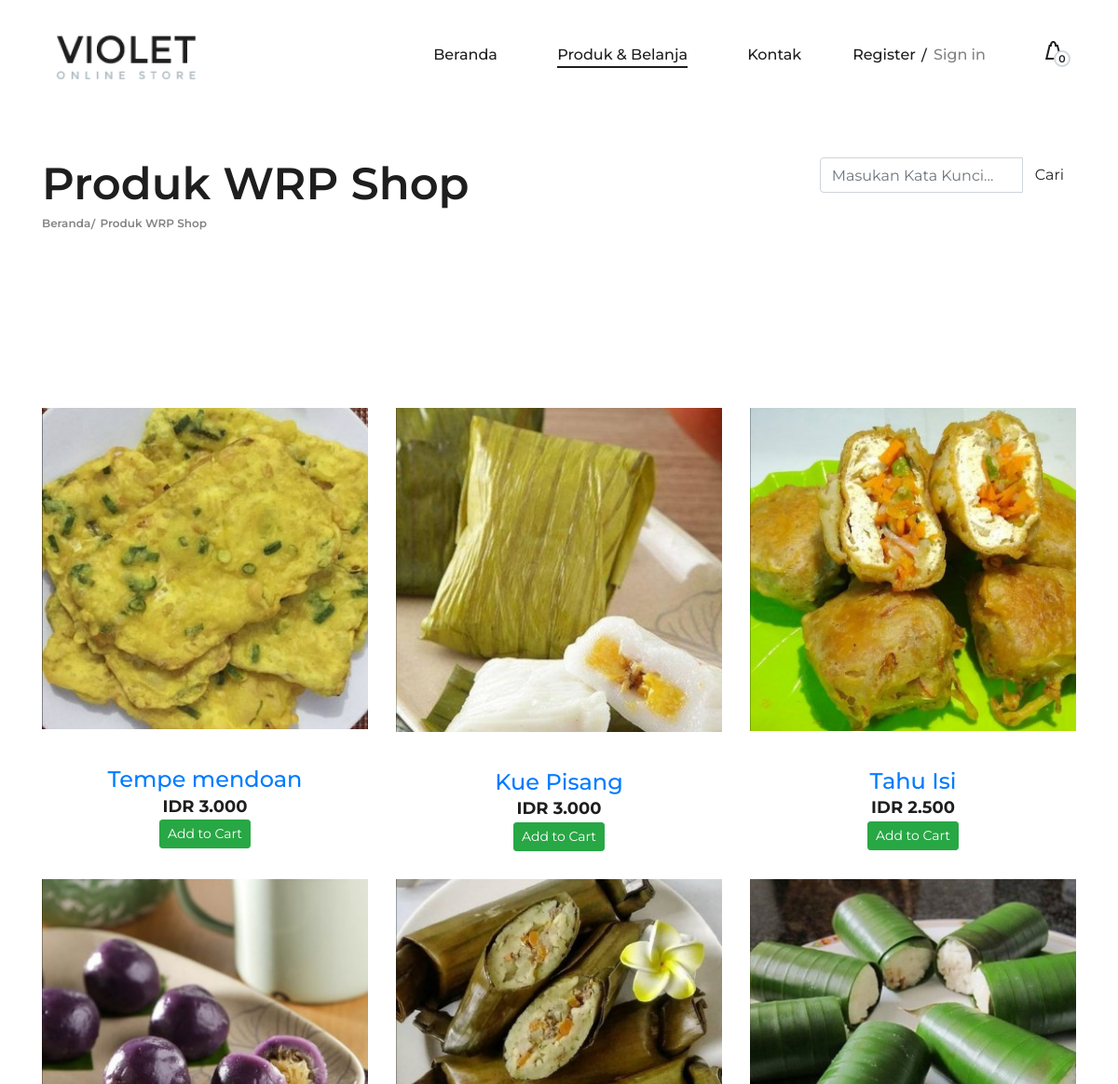
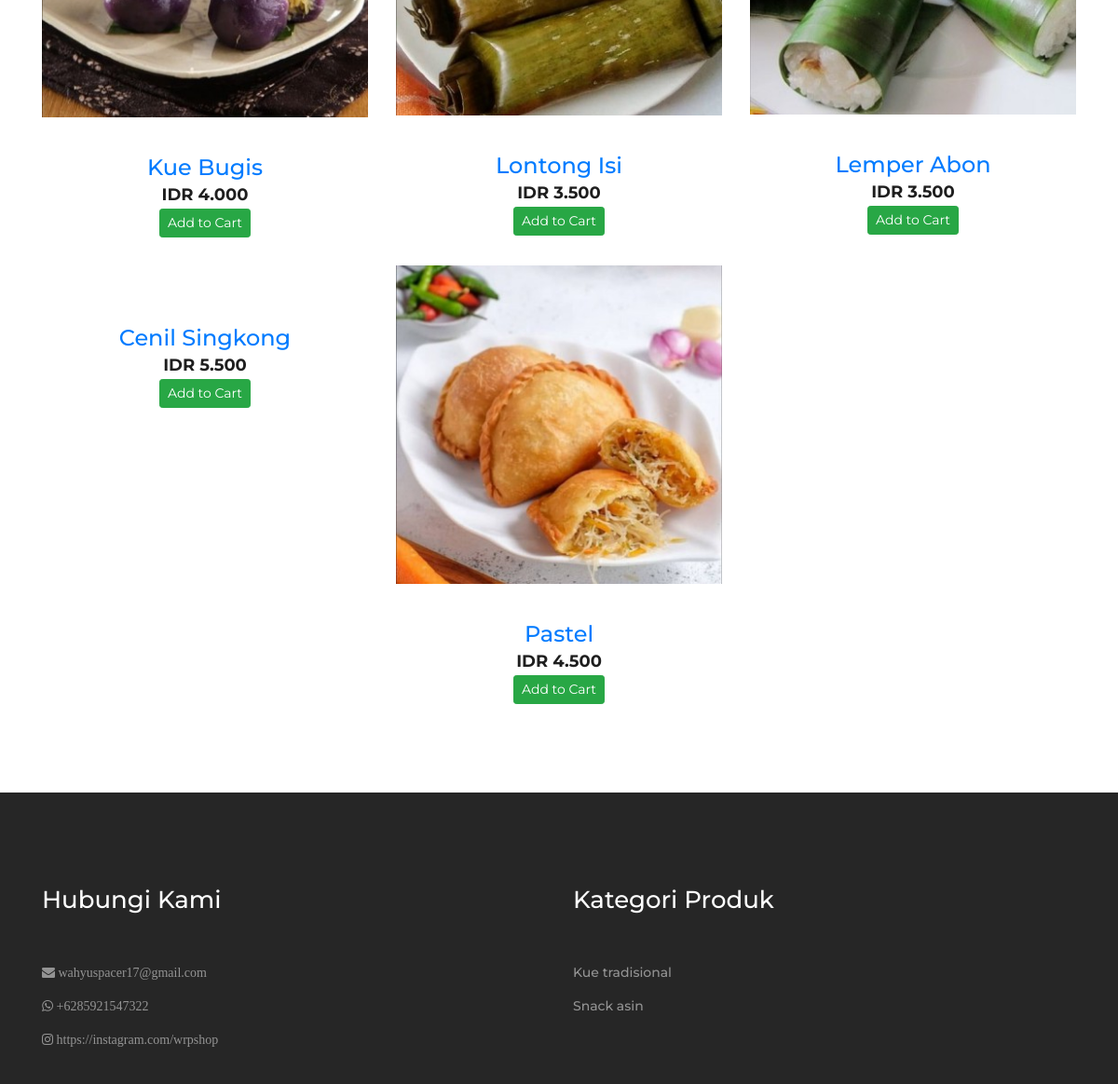
The app's page /index.php/produk with its own data (2 pictures, top to bottom).
### tables this page shows
CREATE TABLE `konfigurasi` (
  `id_konfigurasi` int(11) NOT NULL,
  `namaweb` varchar(255) NOT NULL,
  `tagline` varchar(255) DEFAULT NULL,
  `email` varchar(255) DEFAULT NULL,
  `website` varchar(255) DEFAULT NULL,
  `keywords` text DEFAULT NULL,
  `metatext` text DEFAULT NULL,
  `telepon` varchar(50) DEFAULT NULL,
  `alamat` varchar(300) DEFAULT NULL,
  `facebook` varchar(255) DEFAULT NULL,
  `instagram` varchar(255) DEFAULT NULL,
  `deskripsi` text DEFAULT NULL,
  `logo` varchar(255) DEFAULT NULL,
  `icon` varchar(255) DEFAULT NULL,
  `rekening_pembayaran` varchar(255) DEFAULT NULL,
  `tanggal_update` timestamp NOT NULL DEFAULT current_timestamp() ON UPDATE current_timestamp()
);

CREATE TABLE `produk` (
  `id_produk` int(11) NOT NULL,
  `id_user` int(11) NOT NULL,
  `id_kategori` int(11) NOT NULL,
  `kode_produk` varchar(20) NOT NULL,
  `nama_produk` varchar(255) NOT NULL,
  `slug_produk` varchar(255) NOT NULL,
  `keterangan` text NOT NULL,
  `keywords` text DEFAULT NULL,
  `harga` int(11) NOT NULL,
  `stok` int(11) DEFAULT NULL,
  `gambar` varchar(255) NOT NULL,
  `berat` float DEFAULT NULL,
  `ukuran` varchar(255) DEFAULT NULL,
  `status_produk` varchar(20) NOT NULL,
  `tanggal_post` datetime NOT NULL,
  `tanggal_update` timestamp NOT NULL DEFAULT current_timestamp()
);

CREATE TABLE `kategori` (
  `id_kategori` int(11) NOT NULL,
  `slug_kategori` varchar(255) NOT NULL,
  `nama_kategori` varchar(255) NOT NULL,
  `urutan` int(11) DEFAULT NULL,
  `tanggal_update` timestamp NOT NULL DEFAULT current_timestamp() ON UPDATE current_timestamp()
);

### application/views/layout/wrapper.php (called while the page is built, shortened)
<?php
require_once('head.php');
require_once('nav.php');
require_once('content.php');
require_once('footer.php');

### application/controllers/Produk.php (called while the page is built, shortened)
<?php
class Produk extends CI_Controller {
	public function __construct()
	{
		$this->load->model('produk_model');
		$this->load->model('kategori_model');
	}
	public function index()
	{
		$site 			  = $this->konfigurasi_model->listing();
		$listing_kategori = $this->produk_model->listing_kategori();
		$total            = $this->produk_model->total_produk();
		$this->load->library('pagination');
		$this->load->library('pagination');
		$config['base_url']         = base_url().'produk/index/';
		$config['total_rows']       = $total->total;
		$config['use_page_numbers'] = TRUE;
		$config['per_page']         = 9;
		$config['uri_segment']      = 3;
		$config['num_links']        = 5;
		$config['full_tag_open']   = '<ul class="pagination">';
    	$config['full_tag_close']   = "</ul>";
    	$config['num_tag_open']   = '<li class="page-item">';
    	$config['num_tag_close']   = '</li>';
    	$config['cur_tag_open']   = '<li class="page-item"><li  class="page-item disabled"><a href="#" class="page-link disabled">';
    	$config['cur_tag_close']   = '<span class="sr-only"></span></a></li>';
    	$config['next_tag_open']   = '<li class="page-item">';
    	$config['next_tagl_close']   = '</li>';
    	$config['prev_tag_open']   = '<li class="page-item">';
    	$config['prev_tagl_close']   = '</li>';
    	$config['first_tag_open']   = '<li class="page-item">';
    	$config['first_tagl_close'] = '</li>';
    	$config['last_tag_open']   = '<li class="page-item">';
    	$config['last_tagl_close']   = '</li>';
    	$config['attributes']     = array('class' => 'page-link');
		$config['first-url']		= base_url().'/produk/';
		$this->pagination->initialize($config);
		$page   = ($this->uri->segment(3)) ? ($this->uri->segment(3)-1) * $config['per_page']:0;
		$produk = $this->produk_model->produk($config['per_page'],$page);
		$data = array(
			'title'            => 'Produk '.$site->namaweb,
			'site'             => $site,
			'listing_kategori' => $listing_kategori,
			'produk'           => $produk,
			'pagin'            => $this->pagination->create_links(),
			'isi'              => 'produk/list');
		$this->load->view('layout/wrapper', $data, FALSE);
	}
}

### index.php (called while the page is built, shortened)
<?php
require_once BASEPATH.'core/CodeIgniter.php';

### application/models/Konfigurasi_model.php (called while the page is built, shortened)
<?php
class Konfigurasi_model extends CI_Model {
	public function listing()
	{
		$query = $this->db->get('konfigurasi');
		return $query->row();
	}
	public function nav_produk()
	{
		$this->db->select('produk.*,
			              kategori.nama_kategori,
			              kategori.slug_kategori');
$this->db->from('produk');
$this->db->join('kategori', 'kategori.id_kategori = produk.id_kategori','left');
		$this->db->group_by('produk.id_kategori');
		$this->db->order_by('kategori.urutan', 'ASC');
		$query = $this->db->get();
		return $query->result();
	}
}

### application/views/layout/content.php (called while the page is built)
<?php
if( $isi )
{
	$this->load->view($isi);
}

### application/config/config.php (called while the page is built, shortened)
<?php
$config['base_url'] = 'http://localhost/lutfshop/';
$config['index_page'] = 'index.php';
$config['uri_protocol']	= 'REQUEST_URI';
$config['url_suffix'] = '';
$config['language']	= 'english';
$config['charset'] = 'UTF-8';
$config['enable_hooks'] = FALSE;
$config['subclass_prefix'] = 'MY_';
$config['composer_autoload'] = 'mpdf/vendor/autoload.php';
$config['permitted_uri_chars'] = 'a-z 0-9~%.:_\-';
$config['enable_query_strings'] = FALSE;
$config['controller_trigger'] = 'c';
$config['function_trigger'] = 'm';
$config['directory_trigger'] = 'd';
$config['allow_get_array'] = TRUE;
$config['log_threshold'] = 0;
$config['log_path'] = '';
$config['log_file_extension'] = '';
$config['log_file_permissions'] = 0644;
$config['log_date_format'] = 'Y-m-d H:i:s';
$config['error_views_path'] = '';
$config['cache_path'] = '';
$config['cache_query_string'] = FALSE;
$config['encryption_key'] = '';
$config['sess_driver'] = 'files';
$config['sess_cookie_name'] = 'ci_session';
$config['sess_expiration'] = 7200;
$config['sess_save_path'] = NULL;
$config['sess_match_ip'] = FALSE;
$config['sess_time_to_update'] = 300;
$config['sess_regenerate_destroy'] = FALSE;
$config['cookie_prefix']	= '';
$config['cookie_domain']	= '';
$config['cookie_path']		= '/';
$config['cookie_secure']	= FALSE;
$config['cookie_httponly'] 	= FALSE;
$config['standardize_newlines'] = FALSE;
$config['global_xss_filtering'] = FALSE;
$config['csrf_protection'] = FALSE;
$config['csrf_token_name'] = 'csrf_test_name';
$config['csrf_cookie_name'] = 'csrf_cookie_name';
$config['csrf_expire'] = 7200;
$config['csrf_regenerate'] = TRUE;
$config['csrf_exclude_uris'] = array();
$config['compress_output'] = FALSE;
$config['time_reference'] = 'local';
$config['rewrite_short_tags'] = FALSE;
$config['proxy_ips'] = '';

### application/models/Produk_model.php (called while the page is built, shortened)
<?php
class Produk_model extends CI_Model {
	public function produk($limit,$start)
	{
		$this->db->select('produk.*,
			users.nama,
			kategori.nama_kategori,
			kategori.slug_kategori,
			COUNT(gambar.id_gambar) AS total_gambar');
		$this->db->from('produk');
		$this->db->join('users', 'users.id_user = produk.id_user', 'left');
		$this->db->join('kategori', 'kategori.id_kategori = produk.id_kategori','left');
		$this->db->join('gambar', 'gambar.id_produk = produk.id_produk', 'left');
		$this->db->where('produk.status_produk', 'Publish');
		$this->db->group_by('produk.id_produk');
		$this->db->order_by('id_produk', 'desc');
		$this->db->limit($limit,$start);
		$query = $this->db->get();
		return $query->result();
	}
	public function total_produk()
	{
		$this->db->select('COUNT(*) AS total');
		$this->db->from('produk');
		$this->db->where('status_produk', 'Publish');
		$query = $this->db->get();
		return $query->row();
	}
	public function listing_kategori()
	{
		$this->db->select('produk.*,
			users.nama,
			kategori.nama_kategori,
			kategori.slug_kategori,
			COUNT(gambar.id_gambar) AS total_gambar');
		$this->db->from('produk');
		$this->db->join('users', 'users.id_user = produk.id_user', 'left');
		$this->db->join('kategori', 'kategori.id_kategori = produk.id_kategori','left');
		$this->db->join('gambar', 'gambar.id_produk = produk.id_produk', 'left');
		$this->db->group_by('produk.id_kategori');
		$this->db->order_by('id_produk', 'desc');
		$query = $this->db->get();
		return $query->result();
	}
}

### application/views/produk/list.php (the view, shortened to what this page needs)
<section class="page-add">
<div class="container">
    <div class="row">
        <div class="col-lg-12">
            <div class="page-breadcrumb">
                <div style="display: flex; justify-content: space-between;">
                    <h2> <?php echo $title ?></h2>
                    <form action="<?= base_url('index.php/Produk/search/') ?>" method="get">
                        <div class="input-group">
                            <input type="text" class="form-control" name="keyword" placeholder="Masukan Kata Kunci...">
                            <span class="input-group-btn">
                                <button class="btn btn-default" type="submit">Cari</button>
                            </span>
                        </div>
                    </form>
                </div>
                <a href="<?php echo base_url() ?>">Beranda</a>
                <a href="<?php echo base_url('produk') ?>"><?php echo $title ?></a>
            </div>
        </div>
    </div>
</div>
</section>
<section class="related-product spad">
<div class="container">
    <div class="row">
        <?php foreach($produk as $produk) { ?>
        <div class="col-lg-4 col-sm-6">
        <?php
        echo form_open(base_url('belanja/add'));
        ?>
            <div class="single-product-item">
                <figure>
                    <a href="<?php echo base_url('produk/detail/'.$produk->slug_produk) ?>"><img src="<?php echo base_url('assets/upload/image/thumbs/'.$produk->gambar) ?>" alt=""></a>
                </figure>
                <div class="product-text">
                    <h4><a href="<?php echo base_url('produk/detail/'.$produk->slug_produk) ?>"><?php echo $produk->nama_produk ?></a></h4>
                    <p>IDR <?php echo number_format($produk->harga,'0',',','.') ?></p>
                    <p>
                        <button type="submit" value="submit" class="btn btn-success btn-sm">
                            Add to Cart
                        </button>
                    </p>
                </div>
            </div>
            <?php
          echo form_close();
          ?>
        </div>
        <?php } ?>
    </div>
</div>
</section>

### application/views/layout/nav.php (shortened to what this page needs)
<header  class="header-section">
    <div  class="container-fluid">
        <div class="inner-header">
            <div class="logo">
                <a href="<?php echo base_url()?>"><img src="<?php echo base_url('assets/upload/image/'.$site->logo) ?>" alt="<?php echo $site->namaweb ?> | <?php echo $site->tagline ?>"></a>
            </div>
            <div class="header-right">
                <?php $keranjang  = $this->cart->contents();?>
                <a href="<?php echo base_url('belanja') ?>">
                    <img src="<?php echo base_url()?>assets/template/img/icons/bag.png" alt="">
                    <sup><span><?php echo count($keranjang) ?></span></sup>
                </a>
            </div>
            <div class="user-access">
                <?php
                if($this->session->userdata('email')) {
                ?>
                <a href="<?php echo base_url('dasbor')?>">Dasbor</a>
                <a href="<?php echo base_url('masuk/logout')?>" class="in">Logout</a>
            <?php }else{ ?>
                <a href="<?php echo base_url('registrasi')?>">Register</a>
                <a href="<?php echo base_url('masuk')?>" class="in">Sign in</a>
            <?php } ?>
            </div>
            <nav class="main-menu mobile-menu">
                <ul>
                    <li><a <?php if(current_url() == base_url()."index.php"){ ?> class="active" <?php } ?> href="<?php echo base_url() ?>">
                    Beranda</a></li>
                    <li><a <?php if(current_url() == base_url()."index.php/produk"){ ?> class="active" <?php } ?> href="<?php echo base_url('produk') ?>">Produk &amp; Belanja</a>
                    </li>
                    <li><a <?php if(current_url() == base_url()."index.php/kontak"){ ?> class="active" <?php } ?> href="<?php echo base_url('kontak') ?> ">Kontak</a></li>
                </ul>
            </nav>
        </div>
    </div>
</header>

### application/views/layout/footer.php (shortened to what this page needs)
<?php
$site = $this->konfigurasi_model->listing();
$nav_produk_footer = $this->konfigurasi_model->nav_produk();
?>
    <footer  class="footer-section spad">
        <div class="container">
            <div class="footer-widget">
                <div class="row">
                    <div class="col-lg-6 col-sm-6">
                        <div class="single-footer-widget">
                            <h4>Hubungi Kami</h4>
                            <ul>
                                <li class="fa fa-envelope"> <?php echo $site->email ?></li><br>
                                <li class="fa fa-whatsapp"> <?php echo $site->telepon ?></li><br>
                                <li class="fa fa-instagram"> <?php echo $site->instagram ?></li>
                            </ul>
                        </div>
                    </div>
                    <div class="col-lg-6 col-sm-6">
                        <div class="single-footer-widget">
                            <h4>Kategori Produk</h4>
                            <ul>
                                <?php foreach($nav_produk_footer as $nav_produk_footer) { ?>
                                <li href="<?php echo base_url('produk/kategori/'.$nav_produk_footer->slug_kategori) ?>"><?php echo $nav_produk_footer->nama_kategori ?></li>
                                <?php } ?>
                            </ul>
                        </div>
                    </div>
                </div>
            </div>
        </div>
    </footer>
</body>
</html>

### records on screen
konfigurasi: logo (picture), email "wahyuspacer17@gmail.com", telepon "+6285921547322", instagram "https://instagram.com/wrpshop"
produk: gambar (picture), nama_produk "Tempe mendoan", harga "3.000"
produk: gambar (picture), nama_produk "Kue Pisang", harga "3.000"
produk: gambar (picture), nama_produk "Tahu Isi", harga "2.500"
produk: gambar (picture), nama_produk "Kue Bugis", harga "4.000"
produk: gambar (picture), nama_produk "Lontong Isi", harga "3.500"
produk: gambar (picture), nama_produk "Lemper Abon", harga "3.500"
produk: nama_produk "Cenil Singkong", harga "5.500", id_kategori.nama_kategori "Kue tradisional"
produk: gambar (picture), nama_produk "Pastel", harga "4.500", id_kategori.nama_kategori "Snack asin"

### other values on screen
count($keranjang) "0"
$title "Produk WRP Shop"
